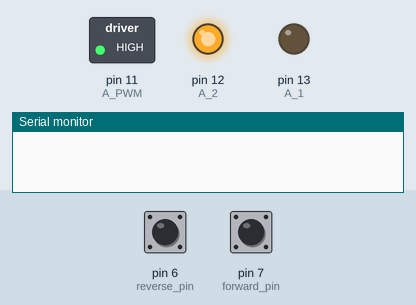
A sketch run on a simulated Arduino Uno, built with avr-gcc and run on an emulated ATmega328P. On the bench: switched loads named in the sketch (green lamp = pin HIGH), output pins drawn as LEDs (lit = HIGH), the last lines printed to the serial monitor. The test bench sets the inputs (shaded band); at power-on: pin 6 (reverse_pin) HIGH, pin 7 (forward_pin) HIGH. At 1.5 s the program stops and its outputs stay as they are.

Above: at 1.2 s.
1.3 s: pin 6 (reverse_pin) pulled LOW for 0.15 s
At 2.4 s:
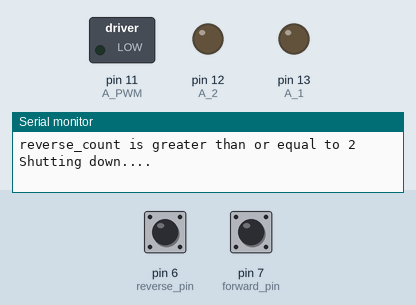
Timing chart, 0 to 3.0 s (numbered marks = the images above; inputs shaded):
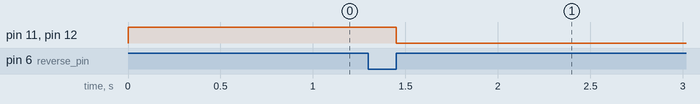

Measured:
- after the input at 1.3 s, pin 11 (A_PWM), pin 12 (A_2): HIGH → LOW after 0.15 s

The sketch:

MotorTestCodeSRTSwitches.ino
```cpp
/*
 * Motor Test Code
 *
 * Author: Jonathan Hasan
 * Date: 6/24/2021
 *
 * Updated : 6/28/2021 Time: 11:45 AM
 *
 * Purpose:
 *
 * Create a script that will allow for the running of the motor with arduino, pololu chip
 * tsiny motor and the two limit switches on the SRT
 *
 *
 * Instructions:
 *
 *Construct the circuit, install the limit switches, setup the motor and dc supply and then run the code.
 */


//initialize pins

int A_1 = 13;       //These pins out put forward, reverse and the
int A_2 = 12;        //pulse width to the Pololu chip.
int A_PWM = 11;


//pins for forward and reverse switch
int forward_pin = 7;
int reverse_pin = 6;

//initialize variables


//instantiate state variables
int last_state1 = 0;
int last_state2 = 0;


// Instantiate count variables
int forward_count = 0;
int reverse_count = 0;

int val = 255;


void setup() {
  // put your setup code here, to run once:

  Serial.begin(9600);         //Begin Serial connection.

  pinMode(A_1, OUTPUT);       //Initialize output pins.
  pinMode(A_2, OUTPUT);
  pinMode(A_PWM, OUTPUT);

  digitalWrite(A_1, LOW);     //Write output pins low so the
  digitalWrite(A_2, LOW);     //motors are off when the
  analogWrite(A_PWM, LOW);   //Arduino is turned on.

//1. Uncomment below line when count_pin is instantiated
//  pinMode(count_pin, INPUT_PULLUP);  //Initialize sensor pins.

// Uncomment below lines when forward_pin and reverse_pin are instantiated
  pinMode(forward_pin, INPUT_PULLUP);
  pinMode(reverse_pin, INPUT_PULLUP);


}

void loop() {

// Condition for the running of the  motor.

//if forward or reverse count greater than >= 1, stop the motor.
  if(forward_count >= 2  || reverse_count >= 2){
    digitalWrite(A_1, LOW);
    digitalWrite(A_2, LOW);
    digitalWrite(A_PWM, LOW);

    //if count for either forward or reverse exceeds 2, end the serial stream.
    if(forward_count >=2){
      Serial.println("forward_count is greater than or equal to 2");
    }
    else{
      Serial.println("reverse_count is greater than or equal to 2");
    }
    Serial.println("Shutting down....");
    Serial.end();
  }
// else Start motor in forward direction with 50% duty cycle
  else{digitalWrite(A_1, LOW);
  digitalWrite(A_2, HIGH);
  digitalWrite(A_PWM, round(val/2));
   }


  //read the pin for switches
  int sensorVal1 = digitalRead(forward_pin);
  int sensorVal2 = digitalRead(reverse_pin);


  //check if the state of pins 8, 9 is equal to the sensor value state.
  //If it is, don't increment count. If not, change value and increase by 1.
  if(last_state1 != sensorVal1){
    if (sensorVal1 == HIGH) {
      digitalWrite(8, LOW);
      forward_count += 1;
  }  else {
      digitalWrite(8, HIGH);
    }
  }

  if(last_state2 != sensorVal2){
    if (sensorVal2 == HIGH) {
      digitalWrite(9, LOW);
      reverse_count += 1;
  }  else {
      digitalWrite(9, HIGH);
    }
  }


  //change state to recent state and print count
  last_state1 = sensorVal1;
  last_state2 = sensorVal2;


}
```
